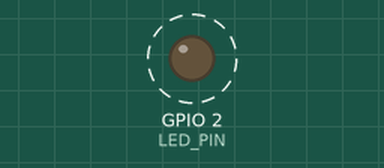
Recording of a sketch running on a simulated ESP32. Shown: output pins drawn as LEDs (lit = HIGH). Dashed ring = blinking. What the sketch prints to the serial monitor is not drawn.

Above: at 0.7 s.
Timing chart, 0 to 4.8 s (numbered marks = the images above):
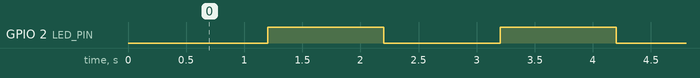

The sketch:

demo.ino
```cpp
// Demo firmware for the MCP test: prints a fixed boot line the agent can check
// ("BOOT OK ..."), then a heartbeat once per second.
//
// REGION and FW_VERSION can be overridden at build time, so the agent can later
// build and flash a different "region" and verify the board reports it.

#ifndef REGION
#define REGION "EU868"
#endif

#ifndef FW_VERSION
#define FW_VERSION "1.0.0"
#endif

const int LED_PIN = 2;  // onboard blue LED on most ESP32-WROOM-32 dev boards

void setup() {
  Serial.begin(115200);
  delay(200);
  pinMode(LED_PIN, OUTPUT);
  Serial.println();
  Serial.printf("BOOT OK fw=%s region=%s chip=%s rev=%d\n",
                FW_VERSION, REGION, ESP.getChipModel(), ESP.getChipRevision());
}

void loop() {
  static unsigned long n = 0;
  digitalWrite(LED_PIN, n % 2);
  Serial.printf("tick %lu uptime_ms=%lu free_heap=%lu\n",
                n, millis(), (unsigned long)ESP.getFreeHeap());
  n++;
  delay(1000);
}
```

Measured:
- by itself, GPIO 2 (LED_PIN): alternates HIGH for 1.0 s and LOW for 1.0 s
